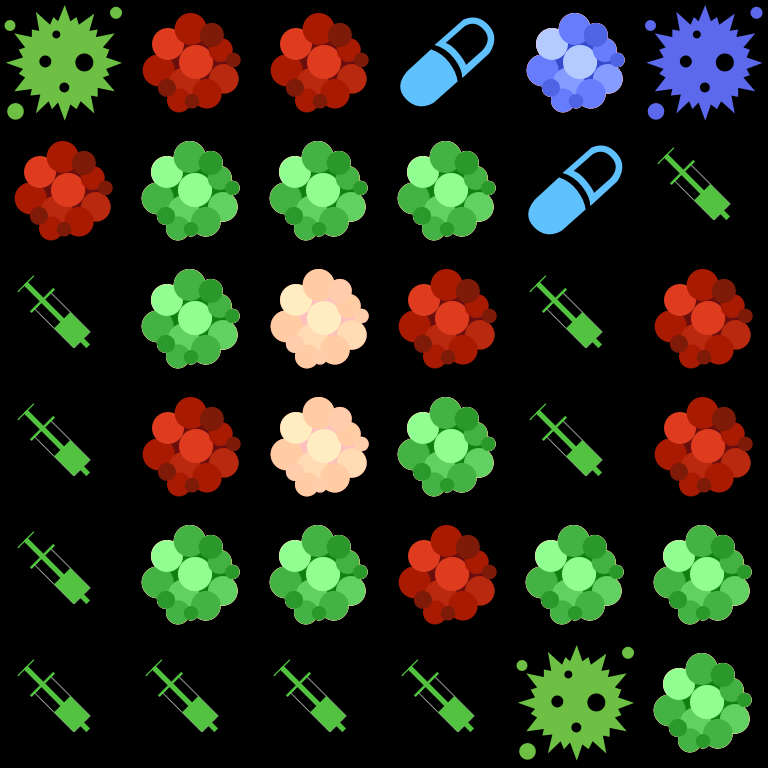

The image is a tile-based game level rendered from a .tmx file. Its description and complete source (layers, tilesets, objects, tile grids) follow:
An orthogonal 6x6 tile map with 128x128 px tiles, 1 tile layer (Tile Layer 1).

<map version="1.0" tiledversion="1.0.3" orientation="orthogonal" renderorder="right-down" width="6" height="6" tilewidth="128" tileheight="128" nextobjectid="1">
 <tileset firstgid="1" name="Tiles" tilewidth="128" tileheight="128" tilecount="14" columns="7">
  <image source="../images/Tiles.png" width="896" height="256" />
 </tileset>
 <layer name="Tile Layer 1" width="6" height="6">
  <data encoding="csv">
11,13,13,1,2,3,
13,10,10,10,1,9,
9,10,14,13,9,13,
9,13,14,10,9,13,
9,10,10,13,10,10,
9,9,9,9,11,10
</data>
 </layer>
</map>
